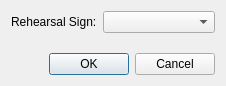
<?xml version="1.0" encoding="UTF-8"?>
<ui version="4.0">
 <class>GoToRehearsalSignDialog</class>
 <widget class="QDialog" name="GoToRehearsalSignDialog">
  <property name="windowModality">
   <enum>Qt::WindowModal</enum>
  </property>
  <property name="geometry">
   <rect>
    <x>0</x>
    <y>0</y>
    <width>226</width>
    <height>86</height>
   </rect>
  </property>
  <property name="windowTitle">
   <string>Go To Rehearsal Sign</string>
  </property>
  <property name="modal">
   <bool>true</bool>
  </property>
  <layout class="QVBoxLayout" name="verticalLayout">
   <item>
    <layout class="QFormLayout" name="formLayout">
     <item row="0" column="0">
      <widget class="QLabel" name="rehearsalSignLabel">
       <property name="text">
        <string>Rehearsal Sign:</string>
       </property>
      </widget>
     </item>
     <item row="0" column="1">
      <widget class="QComboBox" name="rehearsalSignComboBox">
       <property name="maxVisibleItems">
        <number>26</number>
       </property>
       <property name="sizeAdjustPolicy">
        <enum>QComboBox::AdjustToContents</enum>
       </property>
      </widget>
     </item>
    </layout>
   </item>
   <item>
    <widget class="QDialogButtonBox" name="buttonBox">
     <property name="orientation">
      <enum>Qt::Horizontal</enum>
     </property>
     <property name="standardButtons">
      <set>QDialogButtonBox::Cancel|QDialogButtonBox::Ok</set>
     </property>
    </widget>
   </item>
  </layout>
 </widget>
 <resources/>
</ui>
